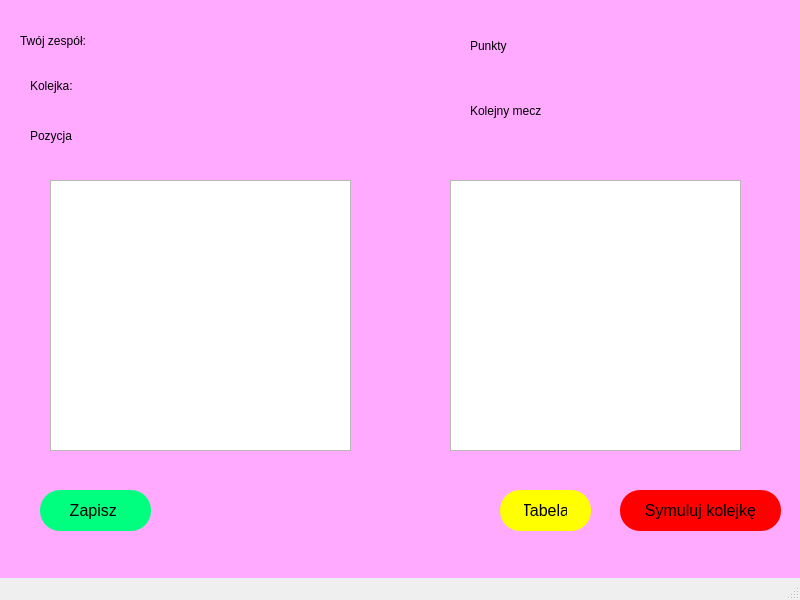
<?xml version="1.0" encoding="UTF-8"?>
<ui version="4.0">
 <class>MainWindow</class>
 <widget class="QMainWindow" name="MainWindow">
  <property name="geometry">
   <rect>
    <x>0</x>
    <y>0</y>
    <width>800</width>
    <height>600</height>
   </rect>
  </property>
  <property name="windowTitle">
   <string>MainWindow</string>
  </property>
  <property name="styleSheet">
   <string notr="true">#centralwidget {
    background-color: rgb(255, 170, 255);
}</string>
  </property>
  <widget class="QWidget" name="centralwidget">
   <widget class="QListWidget" name="allPlayers">
    <property name="geometry">
     <rect>
      <x>50</x>
      <y>180</y>
      <width>301</width>
      <height>271</height>
     </rect>
    </property>
   </widget>
   <widget class="QLabel" name="label">
    <property name="geometry">
     <rect>
      <x>20</x>
      <y>20</y>
      <width>91</width>
      <height>41</height>
     </rect>
    </property>
    <property name="styleSheet">
     <string notr="true">font: 12pt &quot;Segoe UI&quot;;
font: 12pt &quot;Segoe UI&quot;;</string>
    </property>
    <property name="text">
     <string>Twój zespół:</string>
    </property>
   </widget>
   <widget class="QLabel" name="label_2">
    <property name="geometry">
     <rect>
      <x>30</x>
      <y>70</y>
      <width>61</width>
      <height>31</height>
     </rect>
    </property>
    <property name="styleSheet">
     <string notr="true">font: 12pt &quot;Segoe UI&quot;;</string>
    </property>
    <property name="text">
     <string>Kolejka:</string>
    </property>
   </widget>
   <widget class="QPushButton" name="pushButton">
    <property name="geometry">
     <rect>
      <x>620</x>
      <y>490</y>
      <width>161</width>
      <height>41</height>
     </rect>
    </property>
    <property name="styleSheet">
     <string notr="true">QPushButton {
        background-color: rgb(255, 0, 0);
        border-radius: 20px;
        border: none;
        color: black;
        padding: 10px 24px;
        font-size: 16px;
    }
QPushButton:hover {
    background-color: rgb(255, 127, 127);  /* Nowy kolor tła przy najechaniu myszką */
}

QPushButton:pressed {
    background-color: rgb(191, 0, 0);  /* Nowy kolor tła po wciśnięciu przycisku */
}</string>
    </property>
    <property name="text">
     <string>Symuluj kolejkę</string>
    </property>
   </widget>
   <widget class="QListWidget" name="starting11">
    <property name="geometry">
     <rect>
      <x>450</x>
      <y>180</y>
      <width>291</width>
      <height>271</height>
     </rect>
    </property>
   </widget>
   <widget class="QPushButton" name="table">
    <property name="geometry">
     <rect>
      <x>500</x>
      <y>490</y>
      <width>91</width>
      <height>41</height>
     </rect>
    </property>
    <property name="styleSheet">
     <string notr="true">QPushButton {
        background-color: rgb(255, 255, 0);
        border-radius: 20px;
        border: none;
        color: black;
        padding: 10px 24px;
        font-size: 16px;
    }
QPushButton:hover {
    background-color: rgb(255, 255, 127);  /* Nowy kolor tła przy najechaniu myszką */
}

QPushButton:pressed {
    background-color: rgb(191, 191, 0);  /* Nowy kolor tła po wciśnięciu przycisku */
}</string>
    </property>
    <property name="text">
     <string>Tabela</string>
    </property>
   </widget>
   <widget class="QLabel" name="label_3">
    <property name="geometry">
     <rect>
      <x>30</x>
      <y>120</y>
      <width>71</width>
      <height>31</height>
     </rect>
    </property>
    <property name="styleSheet">
     <string notr="true">font: 12pt &quot;Segoe UI&quot;;</string>
    </property>
    <property name="text">
     <string>Pozycja</string>
    </property>
   </widget>
   <widget class="QLabel" name="label_4">
    <property name="geometry">
     <rect>
      <x>470</x>
      <y>30</y>
      <width>71</width>
      <height>31</height>
     </rect>
    </property>
    <property name="styleSheet">
     <string notr="true">font: 12pt &quot;Segoe UI&quot;;</string>
    </property>
    <property name="text">
     <string>Punkty</string>
    </property>
   </widget>
   <widget class="QLabel" name="label_5">
    <property name="geometry">
     <rect>
      <x>470</x>
      <y>100</y>
      <width>91</width>
      <height>21</height>
     </rect>
    </property>
    <property name="styleSheet">
     <string notr="true">font: 12pt &quot;Segoe UI&quot;;</string>
    </property>
    <property name="text">
     <string>Kolejny mecz</string>
    </property>
   </widget>
   <widget class="QPushButton" name="save">
    <property name="geometry">
     <rect>
      <x>40</x>
      <y>490</y>
      <width>111</width>
      <height>41</height>
     </rect>
    </property>
    <property name="styleSheet">
     <string notr="true">QPushButton {
        background-color: rgb(0, 255, 127);
        border-radius: 20px;
        border: none;
        color: black;
        padding: 10px 24px;
        font-size: 16px;
    }
QPushButton:hover {
    background-color: rgb(127, 255, 191);  /* Nowy kolor tła przy najechaniu myszką */
}

QPushButton:pressed {
    background-color: rgb(0, 191, 95);  /* Nowy kolor tła po wciśnięciu przycisku */
}</string>
    </property>
    <property name="text">
     <string>Zapisz </string>
    </property>
   </widget>
   <widget class="QLabel" name="team">
    <property name="geometry">
     <rect>
      <x>130</x>
      <y>20</y>
      <width>171</width>
      <height>41</height>
     </rect>
    </property>
    <property name="styleSheet">
     <string notr="true">font: 22pt &quot;Segoe UI&quot;;</string>
    </property>
    <property name="text">
     <string/>
    </property>
   </widget>
   <widget class="QLabel" name="round">
    <property name="geometry">
     <rect>
      <x>120</x>
      <y>70</y>
      <width>91</width>
      <height>31</height>
     </rect>
    </property>
    <property name="styleSheet">
     <string notr="true">font: 14pt &quot;Segoe UI&quot;;</string>
    </property>
    <property name="text">
     <string>&lt;html&gt;&lt;head/&gt;&lt;body&gt;&lt;p&gt;&lt;br/&gt;&lt;/p&gt;&lt;/body&gt;&lt;/html&gt;</string>
    </property>
   </widget>
   <widget class="QLabel" name="pozycja">
    <property name="geometry">
     <rect>
      <x>140</x>
      <y>120</y>
      <width>71</width>
      <height>31</height>
     </rect>
    </property>
    <property name="styleSheet">
     <string notr="true">font: 16pt &quot;Segoe UI&quot;;</string>
    </property>
    <property name="text">
     <string/>
    </property>
   </widget>
   <widget class="QLabel" name="points">
    <property name="geometry">
     <rect>
      <x>570</x>
      <y>30</y>
      <width>81</width>
      <height>31</height>
     </rect>
    </property>
    <property name="styleSheet">
     <string notr="true">font: 14pt &quot;Segoe UI&quot;;</string>
    </property>
    <property name="text">
     <string/>
    </property>
   </widget>
   <widget class="QLabel" name="next_match">
    <property name="geometry">
     <rect>
      <x>590</x>
      <y>90</y>
      <width>91</width>
      <height>41</height>
     </rect>
    </property>
    <property name="styleSheet">
     <string notr="true">font: 14pt &quot;Segoe UI&quot;;</string>
    </property>
    <property name="text">
     <string/>
    </property>
   </widget>
  </widget>
  <widget class="QMenuBar" name="menubar">
   <property name="geometry">
    <rect>
     <x>0</x>
     <y>0</y>
     <width>800</width>
     <height>22</height>
    </rect>
   </property>
  </widget>
  <widget class="QStatusBar" name="statusbar"/>
 </widget>
 <resources/>
 <connections/>
</ui>
